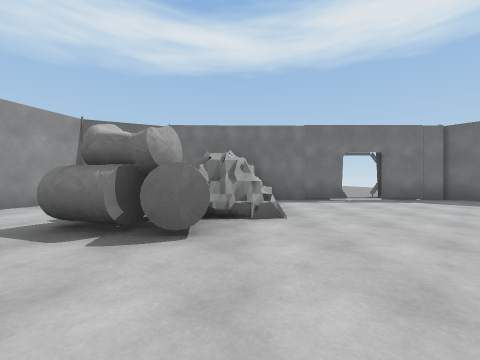
view 1 (above)

16 first-person views from a walk through a Unity game level. The camera is 1.2 m above the floor, looks level and sees 90° across. The floor is counted in squares, 2.4 m on a side. Each view is taken from the middle of a square. On the plan, view 1 faces up. The plan holds only what a view shows up to about 9 squares ahead; the rest is blank. The place goes on beyond the plan. The player character is not drawn. Door leaves are left out, so doorways stand open. Surface patterns are stand-ins for the level's own textures.

view 2
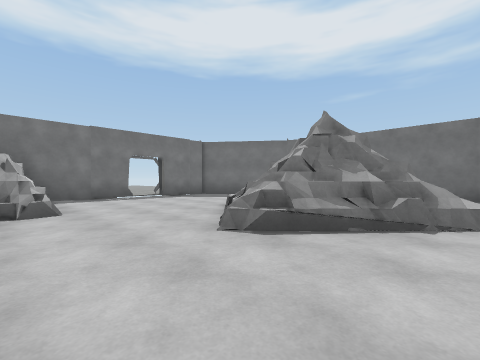

view 3
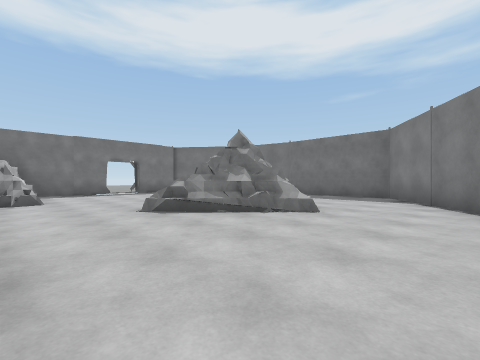

view 4
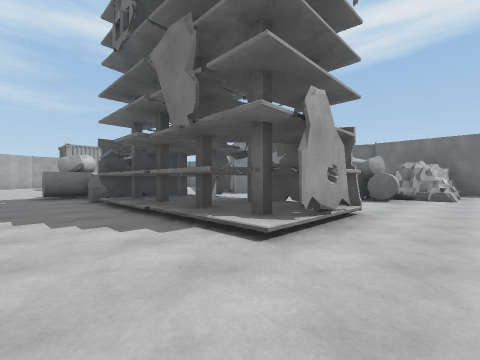

view 5
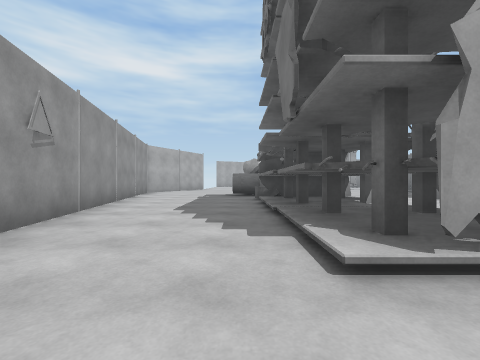

view 6
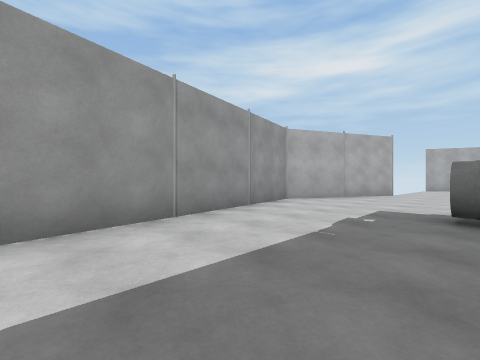

view 7
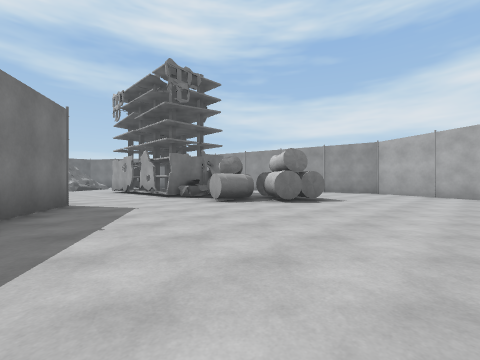

view 8
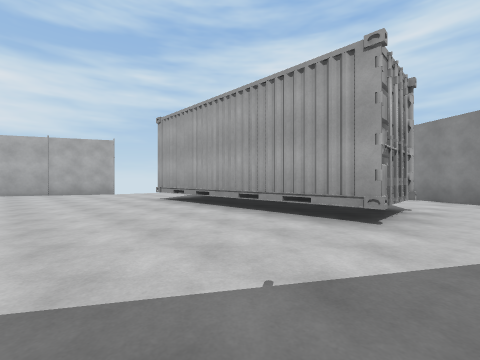

view 9
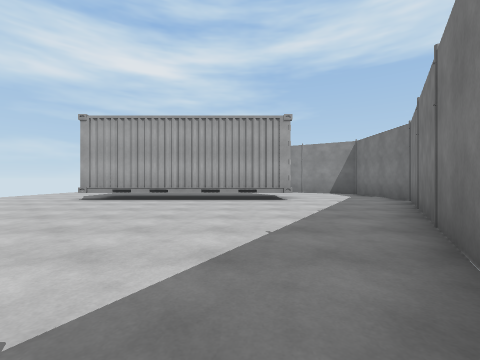

view 10
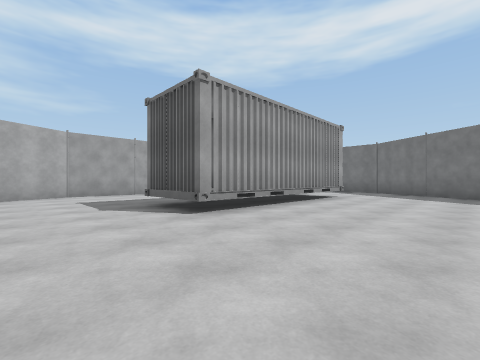

view 11
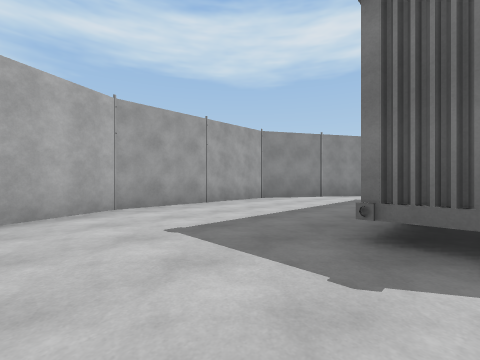

view 12
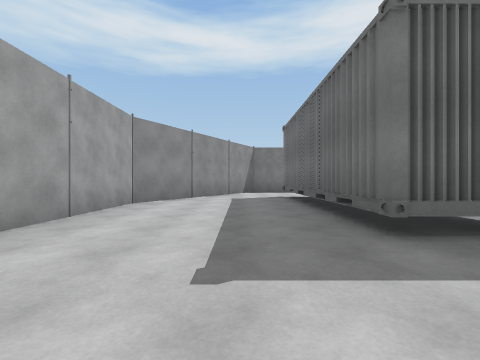

view 13
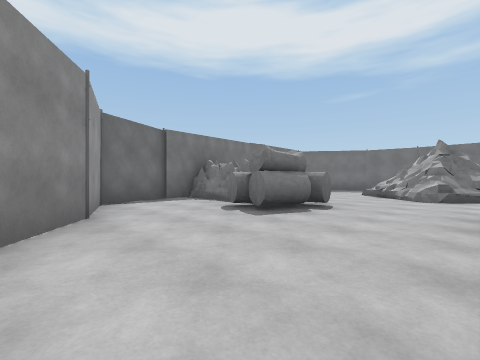

view 14
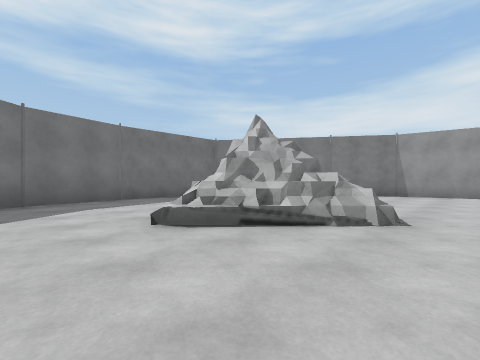

view 15
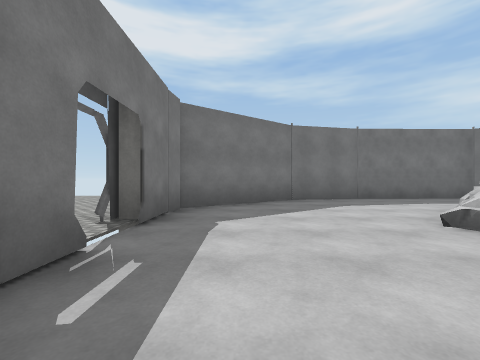

view 16
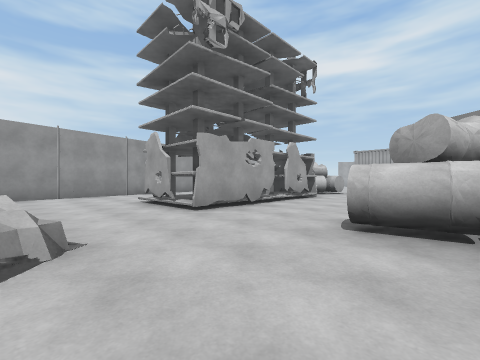

### Floor plan
Key: @ floor where view 1 was taken; # wall or solid block; x gap in a wall; . floor; D open door; = window, fence, low wall or low ledge; ^ raised ledge; R rock; T thing the floor can be seen under or through; O other object.
Columns run from 18 left of view 1 to 8 right of it. Each row starts with its distance up from view 1.
  7                     O.x.
  6    ######     ######OD###
  5   ##....###   #..##.....##
  4   #.......## ##..##......#
  3  #...#T....###..###.......#
  2 ##...#T..............=#...#
  1 #....TT.............=##=..#
  0 #....TT...........@..##...#
 -1 #....TT....#######...==...#
 -2 #....^T...###R####.......##
 -3 #..........#...........##
 -4  #....................##
 -5       #...........#####
 -6       ###....######
 -7         #####

Where each view was taken, in squares from view 1:
view 1: 0 up, 0 right, facing up
view 2: 1 down, 0 right, facing up-right
view 3: 3 down, 0 right, facing up-right
view 4: 4 down, 1 right, facing up-left
view 5: 3 down, 1 right, facing left
view 6: 3 down, 3 left, facing down-left
view 7: 3 up, 11 left, facing down-right
view 8: 4 up, 9 left, facing down-left
view 9: 2 up, 6 left, facing left
view 10: 4 down, 9 left, facing up-left
view 11: 4 down, 13 left, facing up-left
view 12: 4 down, 15 left, facing up
view 13: 0 up, 5 left, facing up-right
view 14: 4 up, 1 right, facing down-right
view 15: 5 up, 1 right, facing right
view 16: 3 up, 2 right, facing down-left
